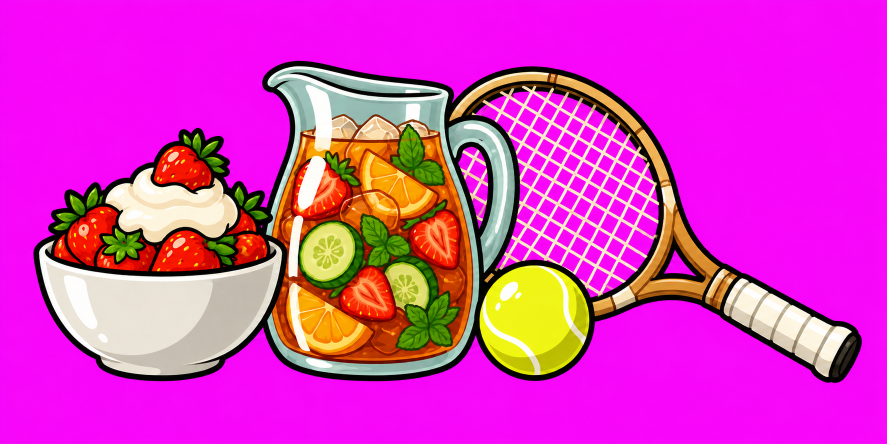
#> input picture design-docs/wimbledon/summer-kit-2.png, 1774 x 887 px (shown at 1/2 size); the run also reads 1 picture not shown here
$ python export.py
#> lines starting #> are read from the running program, lines starting #| are printed output that depends on the picture; after the words box and inside, x2 and y2 are one past the last pixel; in counts of white or black regions, pixels touching at a corner belong together
### design-docs/art.py
"""Shared steps for exporting seasonal theme art (see halloween/README.md).

Each theme's export.py imports this: key the flat magenta background out with
alpha from min(R,B) - G ramping between 60 and 140 and a half-strength
despill, crop to the art plus a margin, split pose sheets at their empty
column (or row) runs, measure a feature (an eye) to put sheets drawn at
different sizes on one scale, and write WebP, keeping each picture's
outline, which write_outlines gives the theme as outlines.ts for the rigs'
footprint checks. EyeScale holds one animal's pictures on that scale and
prints where each part sat in its reference.

The scripts pin their libraries: Pillow 13 writes a few pixels of some
pictures differently, so the shipped WebPs would no longer be reproduced.
"""
from collections import deque
from collections.abc import Callable
from dataclasses import dataclass
from pathlib import Path
import subprocess
import tempfile

import numpy as np
from PIL import Image

MARGIN = 6

Mask = Callable[[np.ndarray], np.ndarray]
# Finds where a part sits in a whole (its top left), as by_colour does.
Placer = Callable[[np.ndarray, np.ndarray], tuple[int, int]]
Size = tuple[int, int]
# A line across a neck (drawing units), nape side to throat side.
Line = tuple[tuple[float, float], tuple[float, float]]


def keyed(path: Path) -> np.ndarray:
    rgb = np.asarray(Image.open(path).convert('RGB')).astype(np.float32)
    r, g, b = rgb[..., 0], rgb[..., 1], rgb[..., 2]
    spill = np.minimum(r, b) - g
    alpha = 1 - np.clip((spill - 60) / 80, 0, 1)
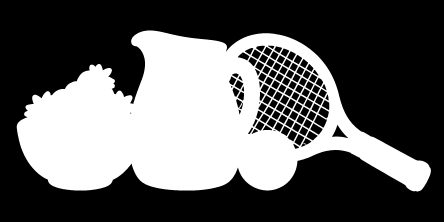
#> alpha: shape (887, 1774) float32 (shown at 1/4 size); min 0, max 1, mean 0.377
    excess = np.maximum(spill, 0) * 0.5
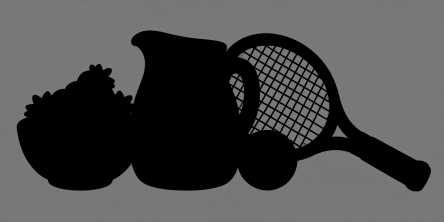
#> excess: shape (887, 1774) float32 (shown at 1/4 size); min 0, max 127.5, mean 74.6
    out = np.dstack([r - excess, g, b - excess, alpha * 255])
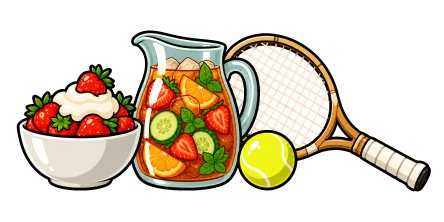
#> out: shape (887, 1774, 4) float32 (shown at 1/4 size); mean of channels 0, 1, 2, 3 143.3, 56.9, 113.8, 96.5; transparent parts drawn white
    return np.clip(out, 0, 255).astype(np.uint8)


def crop(rgba: np.ndarray) -> np.ndarray:
    ys, xs = np.nonzero(rgba[..., 3] > 8)
    return rgba[max(0, ys.min() - MARGIN):ys.max() + MARGIN + 1, max(0, xs.min() - MARGIN):xs.max() + MARGIN + 1]
#> returned value: shape (656, 1669, 4)


# [32 lines left out: functions crop_origin, poses, fill_only, not called in this run]


def rows(rgba: np.ndarray, count: int) -> list[np.ndarray]:
    """Split a sheet of count pieces, top to bottom, the same way."""
    return [p.transpose(1, 0, 2) for p in poses(rgba.transpose(1, 0, 2), count)]


def blob(mask: np.ndarray, seed: tuple[int, int]) -> list[tuple[int, int]]:
    """The pixels (row, column) of mask's blob nearest seed (x, y): every one
    joined, side by side, to the mask's pixel nearest seed, in the order a
    flood fill from there reaches them."""
    ys, xs = np.nonzero(mask)
    i = int(np.argmin((ys - seed[1]) ** 2 + (xs - seed[0]) ** 2))
    start = (int(ys[i]), int(xs[i]))
    seen, todo, found = {start}, deque([start]), []
    while todo:
        y, x = todo.popleft()
        found.append((y, x))
        for n in ((y + 1, x), (y - 1, x), (y, x + 1), (y, x - 1)):
            if 0 <= n[0] < mask.shape[0] and 0 <= n[1] < mask.shape[1] and mask[n] and n not in seen:
                seen.add(n)
                todo.append(n)
    return found


def feature(path: Path, seed: tuple[int, int], dark_below: int = 200) -> float:
    """The size (mean of width and height) of the dark blob nearest seed in a
    source image: an eye, the one feature every pose of an animal shares. An
    animal whose plumage is itself dark (a brown hawk) sets dark_below lower,
    so only the pupil counts."""
    rgb = np.asarray(Image.open(path).convert('RGB')).astype(int)
    by, bx = zip(*blob(rgb.sum(axis=-1) < dark_below, seed))
    return ((max(bx) - min(bx) + 1) + (max(by) - min(by) + 1)) / 2


def lum(rgba: np.ndarray) -> np.ndarray:
    return rgba[..., :3].astype(np.float32) @ np.array([0.299, 0.587, 0.114], dtype=np.float32)


def opaque(rgba: np.ndarray) -> np.ndarray:
    return rgba[..., 3] > 128
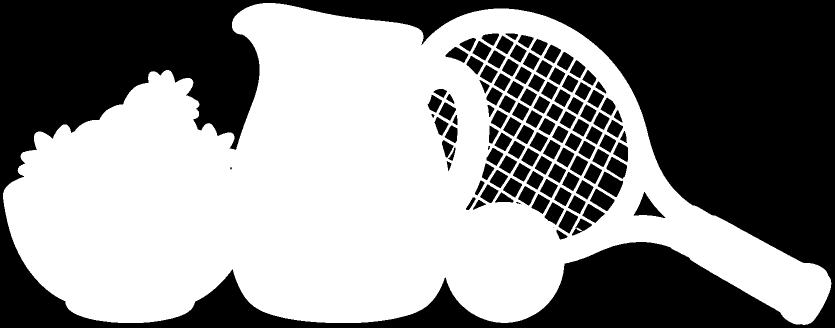
#> returned value: shape (656, 1669) bool (shown at 1/2 size); 54.2% white; 114 black regions (2 under 20 px), largest, box (x1, y1, x2, y2) and area: (0, 0, 1669, 656) 432455, (1195, 343, 1246, 394) 1455, (1267, 384, 1331, 436) 1332


def ground(rgba: np.ndarray) -> int:
    """The lowest row anything stands on: the last with an opaque pixel."""
    return int(np.nonzero(opaque(rgba).any(axis=1))[0].max())


# [4 lines left out: function pale, not called in this run]


def rescaled(rgba: np.ndarray, k: float) -> np.ndarray:
    img = Image.fromarray(rgba, 'RGBA')
    return np.asarray(img.resize((round(img.width * k), round(img.height * k)), Image.LANCZOS))


# Given a part, what a window of the whole the same size as it scores: the
# higher, the better the part fits there.
Score = Callable[[np.ndarray], Callable[[np.ndarray], float]]


# [50 lines left out: functions search, place, _correlate, by_colour, not called in this run]


# How many sides a picture's outline has: one along each of this many
# directions, evenly turned, the four square to its box among them.
SIDES = 16
# Every picture export writes, by the folder it went to: its outline.
OUTLINES: dict[Path, dict[str, str]] = {}


def outline(rgba: np.ndarray) -> str:
    """Where a picture's art lies, for the rigs' footprint checks, which
    measure it rather than its box (whose corners, round a rounded piece or
    under a chin, are see-through): the SIDES-sided polygon each of whose
    sides lies along its own direction and touches the art's opaque pixels,
    so it holds every one of them, and inside the box. Its corners as
    fractions of the box, x then y, to a thousandth: "x,y x,y ..."."""
    ys, xs = np.nonzero(opaque(rgba))
    h, w = rgba.shape[:2]
    turns = np.arange(SIDES) * 2 * np.pi / SIDES
    normals = np.stack([np.cos(turns), np.sin(turns)], axis=1)
    middles = np.stack([xs + 0.5, ys + 0.5], axis=1)
#> middles = 593373 pairs, first value 6.5 to 1662.5, second value 6.5 to 649.5
    # Each side as far out as the furthest pixel's furthest corner.
    reach = (middles @ normals.T).max(axis=0) + 0.5 * np.abs(normals).sum(axis=1)
#> reach = [1663, 1757, 1604.4, 1218.1, 650, 523.1, 345.1, 160.9, -6, -152.8, -238.3, -202.4, -6, 388.7, 785.6, 1321.6]
    corners = []
    for i in range(SIDES):
        a, b = normals[i], normals[(i + 1) % SIDES]
        x, y = np.linalg.solve(np.array([a, b]), np.array([reach[i], reach[(i + 1) % SIDES]]))
        corners.append((min(max(x / w, 0), 1), min(max(y / h, 0), 1)))
#> this loop made 16 passes
#> (x, y) on passes 1 to 8: (1663, 576.5), (1642.2, 626.8), (1622.7, 646.3), (1613.8, 650), (202.3, 650), (133.5, 621.5), (47.68, 535.7), (6, 435.1)
#> after the loop, corners = [(0.996, 0.879), (0.984, 0.956), (0.972, 0.985), (0.967, 0.991), (0.121, 0.991), (0.08, 0.947), (0.0286, 0.817), (0.00359, 0.663), (0.00359, 0.587), (0.0264, 0.447), (0.121, 0.207), (0.308, 0.00915), (0.617, 0.00915), (0.706, 0.103), (0.992, 0.831), (0.996, 0.856)]
    points = [f'{short(x)},{short(y)}' for x, y in corners]
#> points = ['.996,.879', '.984,.956', '.972,.985', '.967,.991', '.121,.991', '.08,.947', '.029,.817', '.004,.663', '.004,.587', '.026,.447', '.121,.207', '.308,.009', '.617,.009', '.706,.103', '.992,.831', '.996,.856']
    return ' '.join(p for i, p in enumerate(points) if p != points[i - 1])


def short(v: float) -> str:
    """A fraction to a thousandth, as briefly as it is written: .25, 1, 0."""
    text = f'{v:.3f}'.rstrip('0').rstrip('.')
    return text[1:] if text.startswith('0.') else text


# [7 lines left out: function write_outlines, not called in this run]


def export(rgba: np.ndarray, out: Path, name: str, scale: float, outlined: bool = True) -> tuple[int, int]:
    """A picture written as name.webp at scale; outlined, its outline kept
    for write_outlines."""
    if outlined:
        OUTLINES.setdefault(out, {})[name] = outline(rgba)
    img = Image.fromarray(rgba, 'RGBA')
    size = (round(img.width * scale), round(img.height * scale))
    img = img.resize(size, Image.LANCZOS)
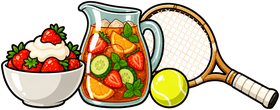
#> img: PIL image 280x110 RGBA; mean R, G, B, A 101.3, 83.6, 57.5, 138.5; transparent parts drawn white
    with tempfile.TemporaryDirectory() as tmp:
        png = Path(tmp) / f'{name}.png'
        img.save(png)
        subprocess.run(['cwebp', '-quiet', '-q', '90', '-alpha_q', '100', '-exact', str(png), '-o', str(out / f'{name}.webp')], check=True)
#> (this line was passed over: subprocess is not available in this run)
    return size


# [27 lines left out: functions export_with_fur, knobbed, not called in this run]


def ramp(t: np.ndarray) -> np.ndarray:
    t = np.clip(t, 0, 1)
    return t * t * (3 - 2 * t)


# [4 lines left out: function faded, not called in this run]


# How far before the wrist (toward the shoulder) an arm piece starts to fade
# out, and how far past it it is gone, in drawing units.
WRIST_KEPT = 0.5
WRIST_GONE = 0.7


# [42 lines left out: functions wristed, inside, across, grid, not called in this run]


@dataclass(frozen=True)
class Neck:
    """Where a bird's neck is parted from its body and its head, so the
    feathers between can be cut into a piece of their own that the rig
    stretches from the body to wherever the head goes: a line across it
    each (drawing units, nape side to throat side). The body is cut off at
    the lower line and outlined along it, line thick (the drawings'
    outlines) in their ink; the head is kept to the upper line and fades
    out past it over soft. The neck piece is what lies between, cut from
    the body and head laid together where they sat, sides across, running
    on under under the head. Its fur runs back over the body's new outline
    and fades out over run; outlined, it runs back as far again and is
    outlined where it ends, so the neck turned out from under the body has
    an outlined base. Fur is what is lighter than ink by fur's first
    (luminance), fully so fur's second above it. Parts are laid together at
    work pixels a unit, on a canvas size units across. ends: the neck runs
    back under the body only along the body's line, between its ends, so
    nothing of it lies under the body beyond them to swing out over the
    back when the neck nods about the line's nape end. bare: the body's cut
    is not outlined within that many drawing units of its silhouette, where
    its own outline already runs, so no stub of the cut's outline stands
    out at the back or the breast once the neck has moved off its ends."""
    body: Line
    head: Line
    sides: tuple[float, float]
    ink: tuple[int, int, int]
    size: tuple[int, int]
    soft: float = 0.7
    under: float = 0.3
    line: float = 0.22
    run: float = 0.6
    fur: tuple[float, float] = (30, 25)
    work: int = 48
    ends: bool = False
    bare: float = 0

    # [86 lines left out: functions inked, feathers, body_cut, head_kept, laid, pieces and 1 more, not called in this run]


def cut(rgba: np.ndarray, names: list) -> dict:
    """A sheet split into its named pieces, left to right, each cropped."""
    return dict(zip(names, (crop(p) for p in poses(rgba, len(names)))))


class EyeScale:
    """One animal's pictures put on one scale, the eye's (the one feature
    every pose shares), so every pose is the same animal: its eye is eye
    drawing units across, written at res file pixels per unit, and the
    theme's rig sets how big a unit is on the page. eyes says where each
    sheet's eye is (source pixels, measured by eye). Drawing units are the
    reference's, moved by margin so a frame round it has a margin. measure
    says how big the feature is in a sheet, given where it is: feature (a
    dark blob) by default, or another where an eye cannot be told from the
    fur round it (a bumblebee's, in its black head) or than which only a
    darker blob counts (a brown hawk's: feature with a lower dark_below).
    Given middle (where the feature's middle is in a sheet, source pixels,
    given its seed), the reference and each key pose also print where
    their eye is, which the lab lines up with the rig's."""

    def __init__(self, here: Path, eyes: dict[str, tuple[int, int]], eye: float, res: int, margin: int = 1,
                 measure: Callable[[Path, tuple[int, int]], float] = feature,
                 middle: Callable[[Path, tuple[int, int]], tuple[float, float]] | None = None):
        self.here, self.eyes, self.eye, self.res, self.margin, self.measure, self.middle = here, eyes, eye, res, margin, measure, middle
        self.standing = np.zeros((0, 0, 4), np.uint8)
        self.standing_sheet = ''

    def px(self, sheet: str, seed: tuple[int, int] | None = None) -> float:
        """The eye's size in a sheet's own pixels."""
        return self.measure(self.here / sheet, seed or self.eyes[sheet])

    def on_eye(self, sheet: str) -> float:
        """File pixels to each of a sheet's pixels."""
        return self.eye / self.px(sheet) * self.res

    def per_unit(self) -> float:
        """The reference's pixels to each drawing unit."""
        return self.px(self.standing_sheet) / self.eye

    def units(self, size: Size) -> str:
        return f'{size[0] / self.res:.2f}x{size[1] / self.res:.2f}'

    # [9 lines left out: function spot, not called in this run]

    def eye_at(self, sheet: str, seed: tuple[int, int], key: Callable[[Path], np.ndarray]) -> str:
        if self.middle is None:
            return ''
        x, y = self.spot(sheet, seed, self.middle(self.here / sheet, seed), key)
        return f'; eye at {x:.2f}, {y:.2f}'

    def reference(self, sheet: str, out: Path, name: str, key: Callable[[Path], np.ndarray] = keyed) -> Size:
        """The whole animal standing square, its anatomy reference: written
        for the lab to lay over the rig, and kept to place the parts by."""
        self.standing = crop(key(self.here / sheet))
        self.standing_sheet = sheet
        size = export(self.standing, out, name, self.on_eye(sheet))
        print(f'{name}: {self.units(size)} at {self.margin}, {self.margin}; ground {ground(self.standing) / self.per_unit() + self.margin:.2f}{self.eye_at(sheet, self.eyes[sheet], key)}')
        return size

    def key_poses(self, prefix: str, seeds: dict[str, tuple[int, int]], out: Path, key: Callable[[Path], np.ndarray] = keyed) -> None:
        """Key poses of the same animal, drawn from the reference, that the
        rig's poses are tuned toward; the lab lays each over its mode. seeds
        says where each one's eye is."""
        for pose, seed in seeds.items():
            name = f'{prefix}{pose}'
            path = self.here / f'{name}.png'
            eye = self.measure(path, seed)
            size = export(crop(key(path)), out, name, self.eye / eye * self.res)
            print(f'{name}: eye {eye:.1f}px; drawing units {self.units(size)}{self.eye_at(f"{name}.png", seed, key)}')

    # [13 lines left out: function placed, not called in this run]

    def find(self, part: np.ndarray, mask: Mask | Placer) -> tuple[int, int]:
        """Where a part, grown onto the reference's pixels, sits in it."""
        return by_colour(part, self.standing) if mask is by_colour else place(part, self.standing, mask=mask)

    # [20 lines left out: functions parts, bar, foot, not called in this run]

### design-docs/wimbledon/export.py
# /// script
# dependencies = ["pillow==12.3.0", "numpy==2.5.4"]
# ///
"""Keys, crops and exports the summer tennis art. Run: uv run design-docs/wimbledon/export.py

The steps are shared with the other themes (../art.py). The shelf's kit is
exported at twice its display size.

Both birds are put on one scale in drawing units, the eye's (each bird's own
eye, so every pose of it is the same animal), at RES file pixels per unit,
and the rigs set one page size for a unit, so the hawk is the size it should
be beside the pigeons (1.6 times as long). The pigeon's parts are cut from
pigeon-standing-2.png (its anatomy reference) into pigeon-parts.png and
placed where they sat in it, the body from its redraw with the rump and
undertail coverts kept (pigeon-body-3.png); its neck piece is cut from
between the body and the head laid together, each then cut short of it;
its leg pieces, cut from its own legs, are in pigeon-limbs.png; its flight
wings and fanned tail in pigeon-wings.png. The hawk only flies, so its parts are cut from its glide,
hawk-pose-glide-2.png, into hawk-parts.png and placed on the glide; its
wings are in hawk-wings.png, each wing piece stood span up as the bird kit
draws one. The sizes printed are what the rigs lay out.
"""
from pathlib import Path
import sys

sys.path.insert(0, str(Path(__file__).resolve().parents[1]))
from art import EyeScale, Neck, by_colour, crop, cut, export, feature, keyed, knobbed, rescaled, span_up, wristed, write_outlines  # noqa: E402
import numpy as np  # noqa: E402

HERE = Path(__file__).resolve().parent
OUT = HERE.parents[1] / 'internal/dashboard/ui/src/lib/theme/wimbledon'
LAB = HERE.parents[1] / 'internal/dashboard/ui/src/lab'
RES = 12
# The pigeon's eye (its black pupil, the blob art.py's feature finds) is one
# drawing unit across, which makes the standing pigeon about 20 units long.
PIGEON_EYE = 1.0
# The hawk's pupil, in the same units: the glide drawing is then 1.6 times
# the standing pigeon's length (31.8 units against 19.9), as a Harris's hawk
# (46 to 59cm) is beside a feral pigeon (30 to 35cm). Its plumage is dark
# brown, so only what is darker still counts as the pupil.
HAWK_EYE = 1.8
HAWK_DARK = 90
# Where each sheet's eye is (source pixels), measured by eye.
PIGEON_EYES = {'pigeon-standing-2.png': (1082, 199), 'pigeon-parts.png': (1925, 298), 'pigeon-body-3.png': (1302, 432)}
PIGEON_POSES = {
    'alert': (1012, 131), 'peck': (1194, 727), 'walk-thrust': (1273, 238), 'walk-hold': (1086, 265),
    'takeoff': (1100, 374), 'flight-down': (1164, 298), 'flight-up': (1168, 455), 'land': (1006, 378),
}
HAWK_EYES = {'hawk-pose-glide-2.png': (995, 620), 'hawk-parts.png': (1140, 370)}
HAWK_POSES = {'flap-down': (986, 400), 'flap-up': (971, 764)}
PIGEON_PARTS = ['pigeon-body', 'pigeon-wing', 'pigeon-tail', 'pigeon-head']
# pigeon-parts.png's body stopped short behind, where the reference's folded
# wing hid the rump, so a notch showed between the tail's root and the
# belly; the body is cut from pigeon-body-3.png instead, redrawn with its
# rear running back over the tail's root, beside the same head.
BODY_SHEET = ['pigeon-body', 'pigeon-head']
HAWK_PARTS = ['hawk-body', 'hawk-head', 'hawk-tail']
# The pieces left to right in pigeon-limbs.png (its first, a neck piece, no
# longer used: see NECK), and how thick each bar is drawn, outline
# included, in drawing units, measured from the reference: the feathered
# tibiotarsus where it leaves the belly, and the bare coral tarsometatarsus
# below the ankle.
LIMBS = ['pigeon-neck', 'pigeon-thigh', 'pigeon-shank', 'pigeon-foot', 'pigeon-foot-curled']
THICK = {'pigeon-thigh': 1.7, 'pigeon-shank': 0.45}
# Where the neck is parted from the body and from the head (art.py's Neck),
# in the drawings' ink; the two are laid together 23 by 19 units.
NECK = Neck(body=((13.9, 6.3), (19.9, 8.4)), head=((14.8, 4.4), (19.3, 5.0)), sides=(13.5, 20.5), ink=(22, 24, 30), size=(23, 19))
# Feet: length in drawing units (the reference's near foot, hallux tip to
# middle claw), and where on them (fractions of their box) the shank comes
# down, where the toes part. Each keeps of the shank drawn above that only a
# knob round it (art.py's knobbed), KNOB across in drawing units, outlined
# KNOB_LINE thick: the shank's own bar draws the rest.
FEET = {'pigeon-foot': (4.7, (0.34, 0.3)), 'pigeon-foot-curled': (2.8, (0.45, 0.26))}
KNOB = 0.3
KNOB_LINE = 0.06
WINGS = ['arm', 'hand', 'arm-under', 'hand-under']
# A wing's hand (wrist to tip) is about half the bird's length: a pigeon's
# wing (31 to 34cm of its 62 to 68cm span) is as long as the bird, a Harris's
# hawk's a little shorter (103 to 120cm of span on a 46 to 59cm bird); the
# primaries are about half of it. The arm is drawn on the same scale.
PIGEON_HAND = 10.0
HAWK_HAND = 15.3
# How far each arm runs on past its wrist, from its top (the rigs' WING), to
# be faded out there (art.py's wristed).
PIGEON_PAST = 1.2
HAWK_PAST = 1.6


# [51 lines left out: functions wings, where, parted, neck, not called in this run]


def main() -> None:
    OUT.mkdir(exist_ok=True)
    # Display heights in page pixels, and how many file pixels to each.
    for name, source, height, density in [('summer-kit', 'summer-kit-2.png', 55, 2)]:
        art = crop(keyed(HERE / source))
        w, h = export(art, OUT, name, density * height / art.shape[0])
#> w = 280; h = 110
        print(f'{name}: display {w / density:g}x{h / density:g}')
#| summer-kit: display 140x55

    pigeon = EyeScale(HERE, PIGEON_EYES, PIGEON_EYE, RES)
    for sheet in PIGEON_EYES:
        print(f'{sheet}: eye {pigeon.px(sheet):.1f}px')
#> this loop made 3 passes
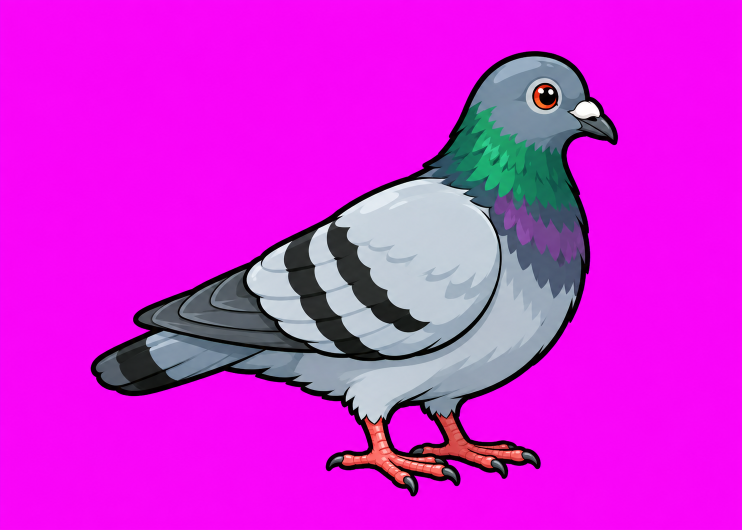
#> input picture design-docs/wimbledon/pigeon-standing-2.png, 1484 x 1060 px (shown at 1/2 size)
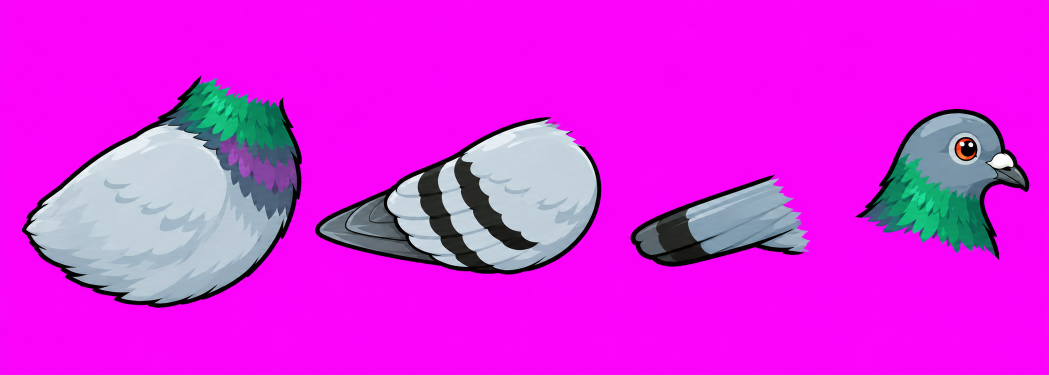
#> input picture design-docs/wimbledon/pigeon-parts.png, 2098 x 749 px (shown at 1/2 size)
    pigeon.reference('pigeon-standing-2.png', LAB, 'pigeon-reference')
#> (the rest of the program and of its run is left out)
